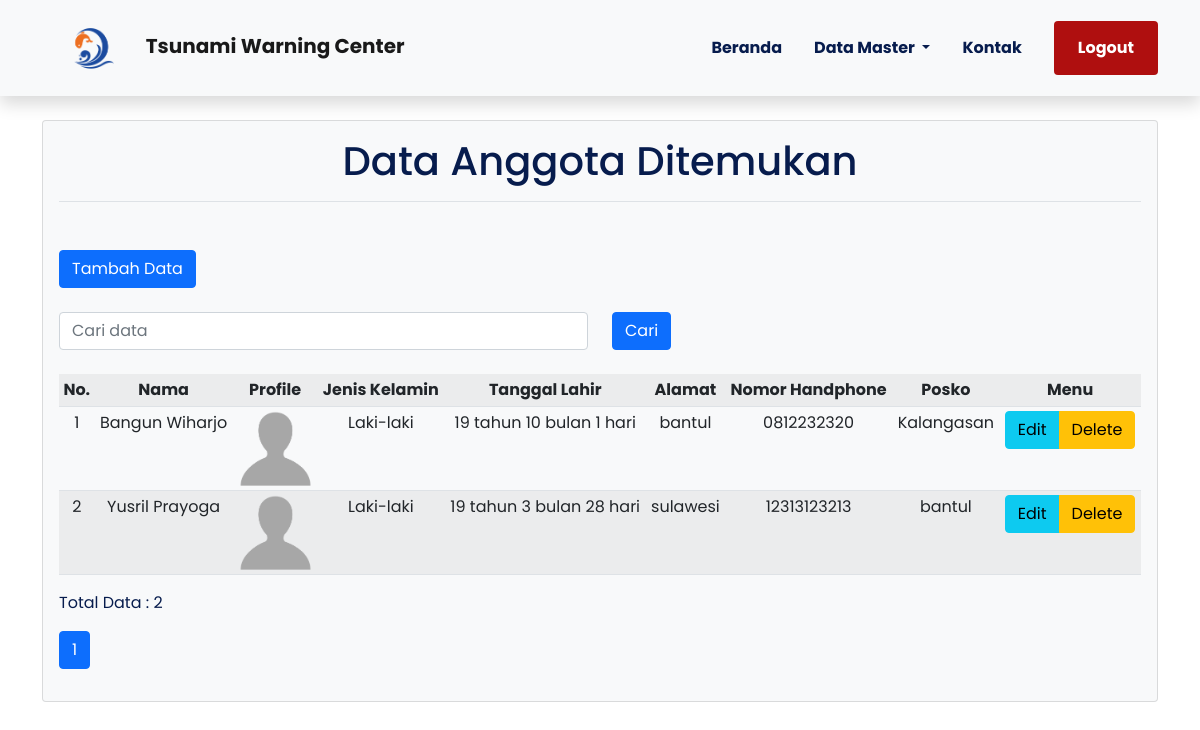
Page /Backend/tampil.php on the committed database.
### tables this page shows
CREATE TABLE `anggota` (
  `id` int(11) NOT NULL,
  `nama` varchar(255) NOT NULL,
  `jk` enum('L','P') NOT NULL,
  `tanggal_lahir` date NOT NULL,
  `alamat` varchar(255) NOT NULL,
  `telp` varchar(15) NOT NULL,
  `posko` varchar(255) NOT NULL,
  `foto` varchar(15) NOT NULL
);

### Backend/tampil.php (the view, shortened to what this page needs)
<?php
require 'koneksi.php';
?>
<!doctype html>
<html lang="en">
<head>
    <link rel="stylesheet" href="libraries/bootstrap/css/bootstrap.css">
    <link rel="stylesheet" href="style/main.css">
</head>
<body>
    <?php include 'layout/navbar.php' ?>
    <main>
        <div class="container" style="margin-top: 120px;">
            <div class="card bg-light">
                <div class="card-body">
                    <h1 class="text-center">Data Anggota Ditemukan</h1>
                    <div class="border-bottom mt-3 mb-5"></div>
                    <a href="tambah.php" class="btn btn-primary mb-4">Tambah Data</a>
                    <?php
                    $limit = 4;
                    if (@$_GET['hal'] == '') {
                        $offset = 0;
                        $hal = 1;
                    } else {
                        $offset = ($_GET['hal'] - 1) * $limit;
                        $hal = $_GET['hal'];
                        $no = $offset + 1;
                    }
                    if (@$_POST['cari']) {
                      $cari = $_POST['cari'];
                      $anggota = mysqli_query($konek, "SELECT * FROM anggota WHERE
                      nama LIKE '%$cari%'
                      OR tanggal_lahir LIKE '%$cari%'
                      OR alamat LIKE '%$cari%'
                      OR telp LIKE '%$cari%'
                      ORDER BY nama ASC ") or die(mysqli_error($konek));
                    } else {
                        $anggota = mysqli_query($konek, "SELECT * FROM anggota ORDER BY nama ASC  LIMIT $offset, $limit") or die(mysqli_error($konek));
                    }
                    ?>
                    <form action="" method="post">
                        <div class="form-row align-items-center">
                            <div class="row">
                                <div class="col-6">
                                    <input type="text" name="cari" class="form-control mb-2" id="cari" placeholder="Cari data">
                                </div>
                                <div class="col-6">
                                    <button class="btn btn-primary mb-2" type="submit">Cari</button>
                                </div>
                            </div>
                        </div>
                    </form>
                    <table class="table table-sm table-striped align-item-center text-center mt-3">
                        <tr>
                            <th>No.</th>
                            <th>Nama</th>
                            <th>Profile</th>
                            <th>Jenis Kelamin</th>
                            <th>Tanggal Lahir</th>
                            <th>Alamat</th>
                            <th>Nomor Handphone</th>
                            <th>Posko</th>
                            <th>Menu</th>
                        </tr>
                        <?php
                        $anggota_tot = mysqli_query($konek, "SELECT * FROM anggota") or die(mysqli_error($konek));
                        $no = 1;
                        $total = mysqli_num_rows($anggota_tot);
                        require 'umur.php';
                        foreach ($anggota as $row) : {
                                $jk = ($row['jk'] == 'L') ? 'Laki-laki' : 'Perempuan';
                                $foto = ($row['foto'] == '') ? 'no-profile.jpg' : $row['foto'];
                        ?>
                                <tr>
                                    <td><?= $no ?></td>
                                    <td><?= $row["nama"] ?></td>
                                    <td><img src="images/<?= $foto ?>" width="75" alt=""></td>
                                    <td><?= $jk ?></td>
                                    <td><?= hitung_umur($row["tanggal_lahir"]) ?></td>
                                    <td><?= $row["alamat"] ?></td>
                                    <td><?= $row["telp"] ?></td>
                                    <td><?= $row["posko"] ?></td>
                                    <td>
                                        <div class="btn-group" role="group" aria-label="basic example">
                                            <a href="tambah.php?id=<?= $row['id']; ?>" class="btn btn-info">Edit</a>
                                            <a href="function.php?id=<?= $row['id']; ?>" class="btn btn-warning" onclick="return confirm('Apakah Anda yakin ingin menghapus data ini?')">Delete</a>
                                        </div>
                                    </td>
                                </tr>
                            <?php $no++;
                            } ?>
                        <?php endforeach ?>
                    </table>
                    <p>Total Data : <?= $total; ?></p>
                    <nav aria-label="Page navigation example">
                        <ul class="pagination">
                            <?php
                            $jml_hal = ceil($total / $limit);
                            for ($i = 1; $i <= $jml_hal; $i++) {
                                if ($i != $hal) {
                            ?>
                                    <li class="page-item">
                                        <a href="tampil.php?hal=<?= $i ?>" class="page-link"><?= $i ?></a>
                                    </li>
                                <?php
                                } else {
                                ?>
                                    <li class="page-item active">
                                        <a class="page-link"><?= $i ?></a>
                                    </li>
                            <?php
                                }
                            }
                            ?>
                        </ul>
                    </nav>
                </div>
            </div>
        </div>
    </main>
</body>
</html>

### Backend/umur.php (shortened to what this page needs)
<?php
    function hitung_umur($umur) {
        $tanggal_lahir = new DateTime($umur);
        $sekarang = new DateTime("today");
        $thn = $sekarang->diff($tanggal_lahir)->y;
        $bln = $sekarang->diff($tanggal_lahir)->m;
        $tgl = $sekarang->diff($tanggal_lahir)->d;
        echo $thn." tahun ".$bln. " bulan ".$tgl. " hari ";
    }
?>

### Backend/style/main.css (style rules this page uses)
body { background-color: #ffffff; font-family: "poppins", sans-serif; color: #071C4D; }

### rows in the picture
anggota: nama "Bangun Wiharjo", jk "Laki-laki", tanggal_lahir "19", tanggal_lahir "10", tanggal_lahir "1", alamat "bantul", telp "0812232320", posko "Kalangasan"
anggota: nama "Yusril Prayoga", jk "Laki-laki", tanggal_lahir "19", tanggal_lahir "3", tanggal_lahir "28", alamat "sulawesi", telp "12313123213", posko "bantul"

### other values in the picture
$total "2"
